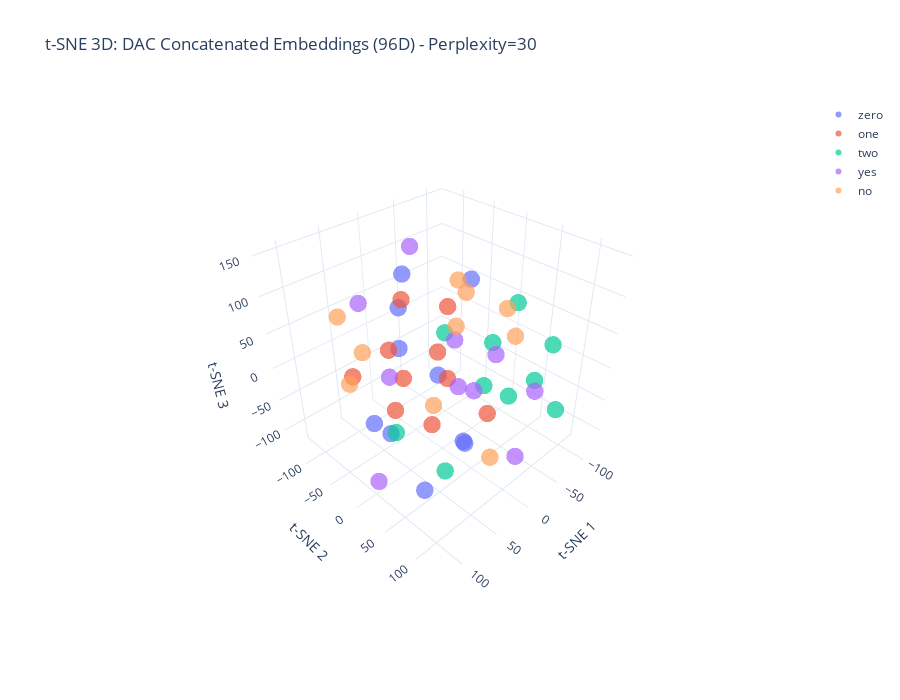

Source (notebook cell):
### Code cell
# t-SNE - 3D
tsne_3d = TSNE(n_components=3, random_state=42, metric='cosine', perplexity=perplexity)
tsne_3d_result = tsne_3d.fit_transform(embeddings)

print(f"t-SNE 3D completed with perplexity={perplexity}")

# 3D Plot
fig_tsne_3d = go.Figure()

for word in words:
    mask = np.array([label == word for label in valid_labels])
    fig_tsne_3d.add_trace(go.Scatter3d(
        x=tsne_3d_result[mask, 0],
        y=tsne_3d_result[mask, 1],
        z=tsne_3d_result[mask, 2],
        mode='markers',
        name=word,
        marker=dict(size=6, color=color_map[word], opacity=0.7, line=dict(width=0))
    ))

fig_tsne_3d.update_layout(
    title=f't-SNE 3D: DAC Concatenated Embeddings (96D) - Perplexity={perplexity}',
    scene=dict(
        xaxis_title='t-SNE 1',
        yaxis_title='t-SNE 2',
        zaxis_title='t-SNE 3',
        aspectmode='cube',
        camera=dict(eye=dict(x=1.5, y=1.5, z=1.5))
    ),
    width=900,
    height=700,
    template='plotly_white'
)

fig_tsne_3d.write_html('dac_concat_tsne_3d.html')
fig_tsne_3d.show()

print("Saved: dac_concat_tsne_3d.html")

### Figure 1 — Plotly figure (JSON) as saved in the notebook; plotly's stock layout.template omitted (floating-point values rounded to 4 significant figures)
{"data": [{"marker": {"color": "#636EFA", "line": {"width": 0}, "opacity": 0.7, "size": 6}, "mode": "markers", "name": "zero", "type": "scatter3d", "x": [-42.87, -38.24, 72.47, 87.89, 21.27, 78.27, 45.84, -18.45, 24.94, -31.17], "y": [-130.2, -114.3, 50.33, 123.1, -49.36, -25.4, -40.66, 19.03, 19.86, 9.252], "z": [7.428, 67.63, -110.6, 30.02, 15.62, -50.1, -100.5, -124.8, 15.4, 111.9]}, {"marker": {"color": "#EF553B", "line": {"width": 0}, "opacity": 0.7, "size": 6}, "mode": "markers", "name": "one", "type": "scatter3d", "x": [70.74, 52.35, -57.38, 31.96, 79.44, -11.67, 87.77, 10.83, -24.96, 12.73], "y": [-1.978, 63.46, -72.76, 17.22, 15.5, -5.015, -43.68, -57.31, 47.47, -52.97], "z": [64.76, 139.4, -45.76, -57.29, -3.344, -25.96, 15.93, -41.17, -59.74, 79.11]}, {"marker": {"color": "#00CC96", "line": {"width": 0}, "opacity": 0.7, "size": 6}, "mode": "markers", "name": "two", "type": "scatter3d", "x": [-18.43, -51.68, 82.61, -106.2, -65.71, 118.9, -44.07, -101.4, -85.63, -110.1], "y": [82.41, 121.7, 93.81, 48.46, 2.12, 67.41, -45.18, 72.87, 29.85, -27.1], "z": [-6.966, -25.59, -37.07, -57.3, -67.24, 26.92, 6.265, 15.01, 64.2, -36.01]}, {"marker": {"color": "#AB63FA", "line": {"width": 0}, "opacity": 0.7, "size": 6}, "mode": "markers", "name": "yes", "type": "scatter3d", "x": [15.38, -14.67, 7.756, 28.78, 34.73, 0.442, 120.0, -71.2, -61.26, -30.23], "y": [-130.1, -118.8, -41.5, 48.39, 82.41, 130.7, 35.53, -48.35, 23.16, 89.43], "z": [41.95, -89.1, 149.8, 80.24, 35.13, 40.55, -66.42, -101.4, -2.817, -107.7]}, {"marker": {"color": "#FFA15A", "line": {"width": 0}, "opacity": 0.7, "size": 6}, "mode": "markers", "name": "no", "type": "scatter3d", "x": [-117.7, 68.27, -114.7, 22.49, -37.37, -10.87, 77.49, -60.97, 20.63, -19.61], "y": [-84.78, -82.29, -10.36, 97.62, 69.83, -28.65, -77.38, -41.27, -122.8, -0.2742], "z": [16.65, -29.06, 24.25, -61.55, 60.27, -83.75, 76.18, 77.83, -28.57, 49.94]}], "layout": {"height": 700, "scene": {"aspectmode": "cube", "camera": {"eye": {"x": 1.5, "y": 1.5, "z": 1.5}}, "xaxis": {"title": {"text": "t-SNE 1"}}, "yaxis": {"title": {"text": "t-SNE 2"}}, "zaxis": {"title": {"text": "t-SNE 3"}}}, "title": {"text": "t-SNE 3D: DAC Concatenated Embeddings (96D) - Perplexity=30"}, "width": 900}}
